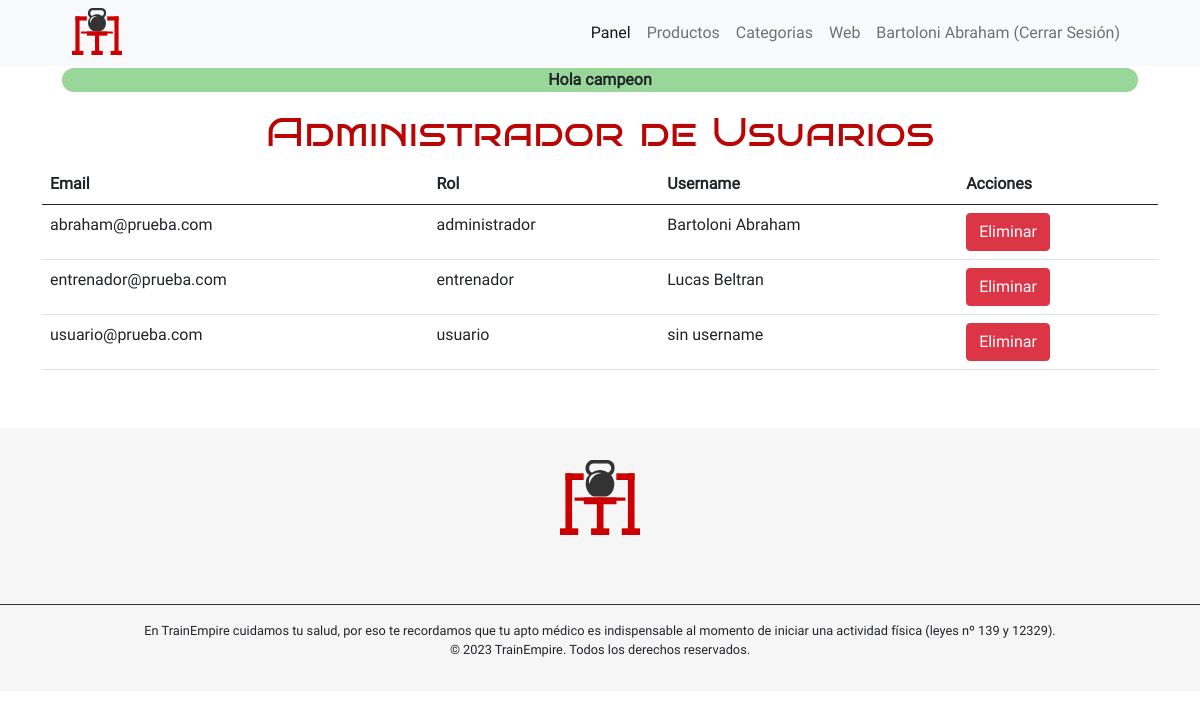
Page /sitio/admin/index.php?s=usuarios (signed in) on the committed database.
### tables this page shows
CREATE TABLE `usuarios` (
  `id_usuarios` int(10) UNSIGNED NOT NULL,
  `roles_fk` int(10) UNSIGNED NOT NULL,
  `email` varchar(255) NOT NULL,
  `password` varchar(255) NOT NULL,
  `username` varchar(45) DEFAULT NULL,
  `imagen` varchar(255) DEFAULT NULL
);

CREATE TABLE `roles` (
  `id_roles` int(10) UNSIGNED NOT NULL,
  `nombre` varchar(20) NOT NULL
);

### sitio/bootstrap/autoload.php (called while the page is built, shortened)
<?php
spl_autoload_register(function($nombreDeLaClase){
    $nombreDeLaClase = str_replace('\\', '/', $nombreDeLaClase);
    $rutaDeLaClase = __DIR__ . '/../clases/'. $nombreDeLaClase.'.php';
    $rutaDeLaClaseModelos = __DIR__ . '/../clases/modelos/'. $nombreDeLaClase.'.php';
    $rutaDeLaClaseAutenticacion = __DIR__ . '/../clases/autenticacion/'. $nombreDeLaClase.'.php';
});

### sitio/clases/autenticacion/Autenticacion.php (called while the page is built, shortened)
<?php
  require_once __DIR__ . '/../../bootstrap/autoload.php';
class Autenticacion{
    public function estaAutenticado():bool{
        return isset($_SESSION['id_usuarios']);
    }
    public function getUsuario(): ?Usuario{
        return (new Usuario)->porId($_SESSION['id_usuarios']);
    }
}

### sitio/clases/modelos/Modelo.php (called while the page is built, shortened)
<?php
require_once __DIR__ . '/../../bootstrap/autoload.php';
class Modelo{
    protected string $tabla = "";
    protected string $clavePrimaria = "";
    public function todo():array{
        $bd = BD::getConexion();
        $query = "SELECT * FROM " . $this->tabla;
        $stmt = $bd->prepare($query);
        $stmt->execute();
        $stmt->setFetchMode(PDO::FETCH_CLASS,static::class);
        return $stmt->fetchAll();
    }
    public function porId(int $id): ?static {
        $bd = BD::getConexion();
        $query = "SELECT * FROM " . $this->tabla . "
        WHERE " . $this->clavePrimaria . " = ?";
        $stmt = $bd->prepare($query);
        $stmt->execute([$id]);
        $stmt->setFetchMode(PDO::FETCH_CLASS, static::class);
        $instancia = $stmt->fetch();
        return $instancia;
    }
}

### sitio/clases/modelos/Usuario.php (called while the page is built, shortened)
<?php
class Usuario extends Modelo{
    private int $id_usuarios;
    private int $roles_fk;
    private string $email;
    private ?string $username;
    public function getIdUsuario(): int
    {
        return $this->id_usuarios;
    }
    public function getRolFk(): int
    {
        return $this->roles_fk;
    }
    public function getEmail(): string
    {
        return $this->email;
    }
    public function getUsername(): ?string
    {
        return $this->username;
    }
}

### sitio/clases/modelos/Roles.php (called while the page is built, shortened)
<?php
class Roles extends Modelo{
    private string $nombre;
    public function getNombre(): string{
        return $this->nombre;
    }
}

### sitio/admin/secciones/usuarios.php (the view)
<?php
$usuarios = (new Usuario)->todo();
$rol = (new Roles);
?>
<section>
    <h1>Administrador de Usuarios</h1>
    <table class="table">
    <thead class="thead-dark">
        <tr>
            <th class="esconder-movile">Email</th>
            <th>Rol</th>
            <th class="esconder-tablet">Username</th>
            <th>Acciones</th>
        </tr>
    </thead>
    <tbody>
        <?php foreach ($usuarios as $usuario):?>
        <tr>
            <td class="esconder-movile"><?=$usuario->getEmail();?></td>
            <td><?=$rol->porId($usuario->getRolFk())->getNombre();?></td>
            <td class="esconder-tablet"><?=$usuario->getUsername() !== null?$usuario->getUsername():'sin username';?></td>
            <td>
                <a href="index.php?s=eliminar-usuario&id=<?= $usuario->getIdUsuario();?>" class="btn btn-danger">Eliminar</a>
            </td>
        </tr>
        <?php endforeach;?>
    </tbody>
</table>
</section>

### sitio/admin/index.php (shortened to what this page needs)
<?php
  require_once __DIR__ . '/../bootstrap/autoload.php';
  $rutas = [
    'error' => [
     'title' => 'Página no encontrada',
    ],
    'dashboard' => [
      'title' => 'Tablero de Administracion',
      'requiereAutenticacion' => true
     ],
     'productos' => [
      'title' => 'Nuestros productos',
      'requiereAutenticacion' => true
     ],
     'anadir-planificaciones' => [
      'title' => 'Añadir planificacion',
      'requiereAutenticacion' => true
     ],
     'editar-planificaciones' => [
      'title' => 'Editar planificacion',
      'requiereAutenticacion' => true
     ],
     'eliminar-planificaciones' => [
      'title' => 'Eliminar planificacion',
      'requiereAutenticacion' => true
     ],
     'categorias' => [
      'title' => 'Nuestras categorias',
      'requiereAutenticacion' => true,
      'soloAdmin' => true
     ],
     'usuarios' => [
      'title' => 'Usuarios',
      'requiereAutenticacion' => true,
      'soloAdmin' => true
     ],
     'eliminar-usuario' => [
      'title' => 'Eliminar usuario',
      'requiereAutenticacion' => true,
      'soloAdmin' => true
     ],
     'iniciar-sesion' => [
      'title' => 'Ingresar al panel de administracion',
     ],
    ];
  $vista = $_GET['s'] ?? 'iniciar-sesion';
  $rutaOpciones = $rutas[$vista];
  $autenticacion = new Autenticacion();
  $soloAdmin = $rutaOpciones['soloAdmin'] ?? false;
  if($autenticacion->getUsuario()->getRolFk() === 3){
    $_SESSION['mensajeError'] = 'No posees permisos para visualizar este contenido';
    header('Location: ../index.php?s=home');
    exit;
  }
  if($soloAdmin && $autenticacion->getUsuario()->getRolFk() != 1){
    $_SESSION['mensajeError'] = 'Necesitas ser Administrador para visualizar este contenido';
    header('Location: index.php?s=dashboard');
    exit;
  }
?>
<!DOCTYPE html>
<html lang="es">
<head>
    <link rel="stylesheet" href="../estilos.css">
    <link rel="stylesheet" href="estilos_admin.css">
    <link rel="stylesheet" href="../css/bootstrap.min.css">
    <link rel="stylesheet" type="text/css" href="https://cdnjs.cloudflare.com/ajax/libs/font-awesome/5.15.1/css/all.min.css">
</head>
<body>
  <nav class="navbar navbar-expand-lg navbar-light bg-light">
    <div class="container-fluid">
      <span>TrainEmpire</span>
      <?php
    if($autenticacion->estaAutenticado()):
    ?>
      <div class="collapse navbar-collapse" id="navbarNav">
        <ul class="navbar-nav ms-auto">
          <li class="nav-item">
            <a class="nav-link active" aria-current="page" href="index.php?s=dashboard">Panel</a>
          </li>
          <?php if ($autenticacion->getUsuario()->getRolFk() === 1):?>
          <li class="nav-item">
            <a class="nav-link" href="index.php?s=productos">Productos</a>
          </li>
          <li class="nav-item">
            <a class="nav-link" href="index.php?s=categorias">Categorias</a>
          </li>
          <?php endif;?>
          <li class="nav-item">
            <a class="nav-link" href="../index.php">Web</a>
          </li>
          <li class="nav-item">
            <form action="acciones/cerrar-sesion.php" method="post">
              <button type="submit" class="nav-link"><?= $autenticacion->getUsuario()->getUsername()?$autenticacion->getUsuario()->getUsername():$autenticacion->getUsuario()->getEmail();?> (Cerrar Sesión)</button>
              </form>
          </li>
        </ul>
      </div>
      <?php endif;?>
    </div>
  </nav>
  <main class="container">
        <?php
        if(isset($_SESSION['mensajeExito'])):
        ?>
        <div class="msg-exito mb-3"><?= $_SESSION['mensajeExito']; ?></div>
        <?php
        endif;
        ?>
        <?php
        require_once __DIR__ . '/secciones/' . $vista . '.php';
        ?>
  </main>
  <footer class="footer">
    <h2 class="logo">TrainEmpire</h2>
     <div>
      <p>
        En TrainEmpire cuidamos tu salud, por eso te recordamos que tu apto médico es indispensable al momento de iniciar una actividad física (leyes nº 139 y 12329).
      </p>
      <p>
      &copy; 2023 TrainEmpire. Todos los derechos reservados.
      </p>
    </div>
  </footer>
</body>
</html>

### sitio/estilos.css (style rules this page uses)
:root { --color-primario: #e8e8e8; --color-primario2: #f6f6f6; --color-secundario: #990100; --color-secundario2:#b90504; --color-terciario: #333333; --tamano-fuente-grande: 4rem; --tamano-fuente-media: 1.5rem; --tamano-fuente-chica: 1rem; }
* { margin: 0; padding: 0; font-family: 'Roboto-Regular',Arial, Helvetica, sans-serif; scroll-behavior: smooth; -webkit-box-sizing: border-box; box-sizing: border-box; }
body { background-color: var(--color-primario); color: var(--color-terciario); }
body { overflow: hidden; }
body { overflow: auto; }
main { min-height: 43vh; }
nav span { margin-left: 5vw; display: block; height: 50px; width: 50px; background-image: url('assets/tp1_logo.svg'); background-repeat: no-repeat; text-indent: -9999em; }
nav ul { margin-right: 5vw ; }
h1 { text-align: center; color: var(--color-secundario2); font-weight: bolder; font-family: 'Bruno Ace SC',Arial, Helvetica, sans-serif; }
h2 { font-size: var(--tamano-fuente-media); text-align: center; }
ul { list-style: none; }
.footer { background-color: var(--color-primario2); padding: 2em 0; margin-top: 1em; }
.logo { display: block; height: 80px; width: 80px; background-image: url('assets/tp1_logo.svg'); background-repeat: no-repeat; text-indent: -9999em; margin: 0 auto 2em; }
footer>div:last-of-type { border-top: 1px solid var(--color-terciario); padding-top: 2vh; margin-top: 2vh; }
footer>div:last-of-type p { margin: auto; text-align: center; font-size: .8em; }
.msg-error,.msg-exito { font-weight: bolder; text-align: center; border-radius: 25px; margin: 2px 20px; }
.msg-exito { background: #00990166; }

### sitio/admin/estilos_admin.css (style rules this page uses)
nav button { border: none; background: #f8f9fa; }

### rows in the picture
usuarios: username "Bartoloni Abraham", email "abraham@prueba.com", roles_fk.nombre "administrador"
usuarios: email "entrenador@prueba.com", roles_fk.nombre "entrenador", username "Lucas Beltran"
usuarios: email "usuario@prueba.com", roles_fk.nombre "usuario", shows "sin username"

### other values in the picture
$_SESSION['mensajeExito'] "Hola campeon"
